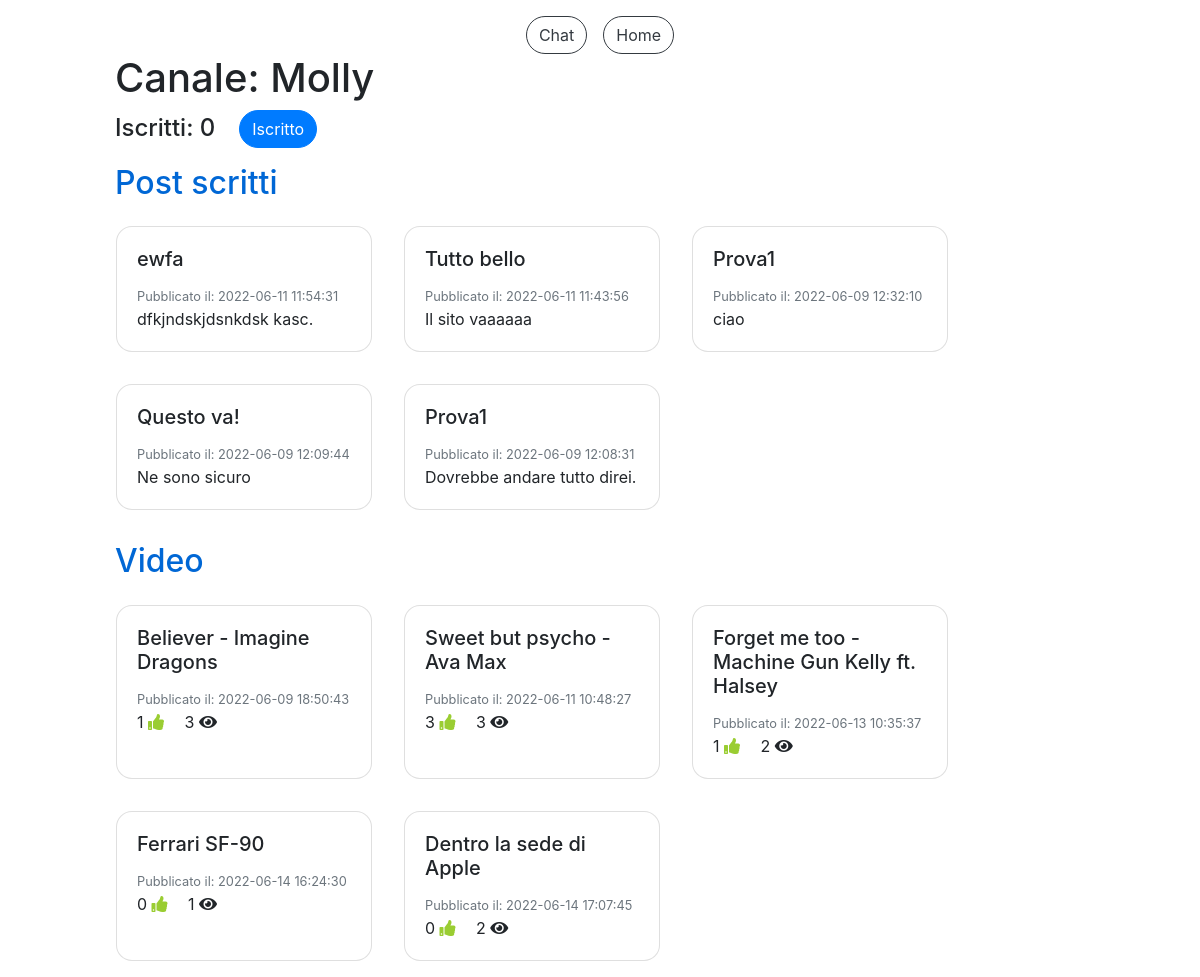
The app's page /canale.php?canale=Molly (signed in), older data.
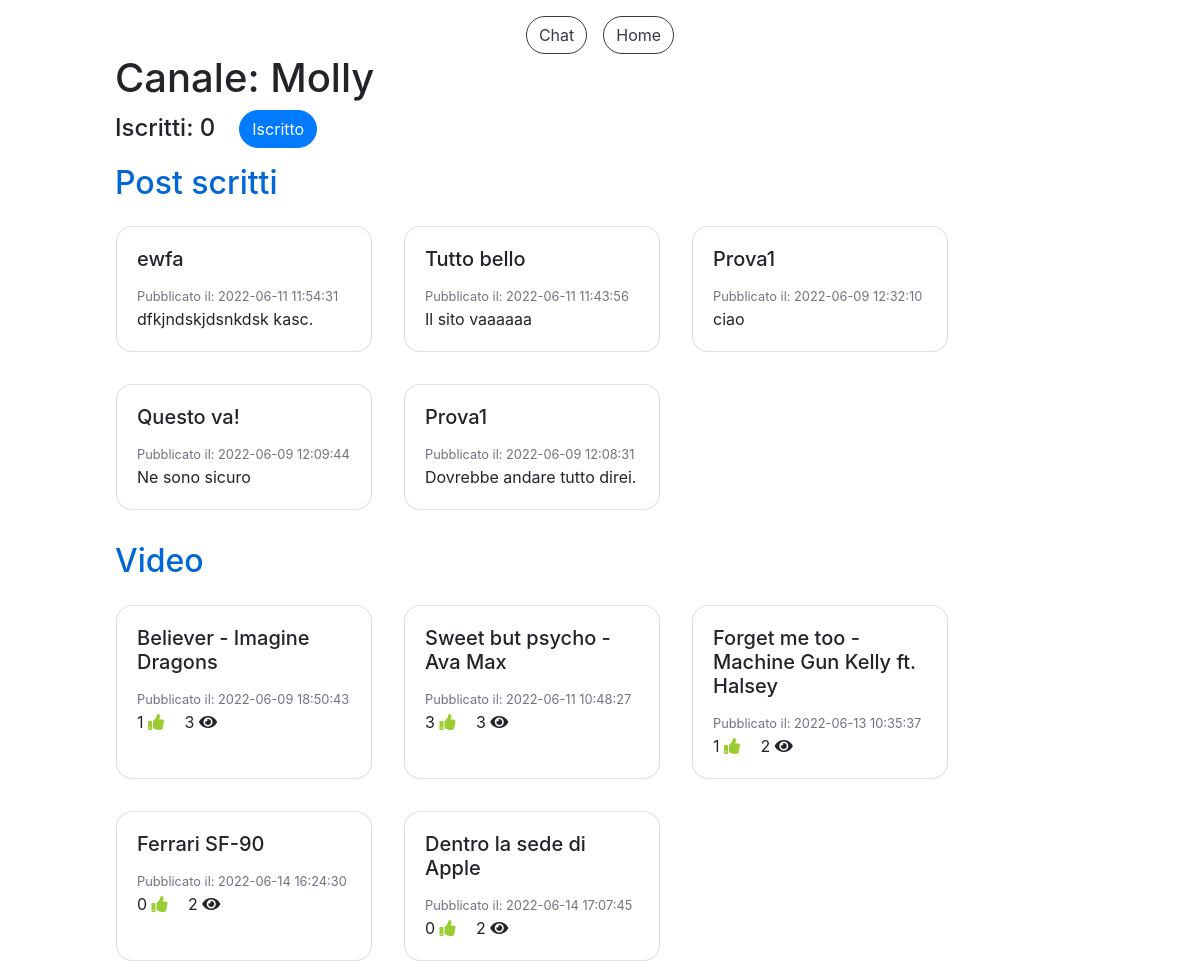
The same page, newer data.
### tables this page shows
CREATE TABLE `video` (
  `IdVideo` int(11) NOT NULL,
  `Titolo` varchar(100) NOT NULL,
  `SorgenteVideo` varchar(300) NOT NULL,
  `DataPubblicazione` datetime NOT NULL DEFAULT current_timestamp(),
  `NumeroLike` int(11) NOT NULL DEFAULT 0,
  `NumeroVisualizzazioni` int(11) NOT NULL DEFAULT 0,
  `IdAccount` int(11) NOT NULL
);

### canale.php (the view, shortened to what this page needs)
<!DOCTYPE html>
<html>
<head>
  <link rel="stylesheet" href="css/style.css">
  <link rel="stylesheet" href="css/custom_style.css">
</head>
<body>
  <?php
    include("check_canale.php");
  ?>
  <div class="container-fluid pt-3">
    <div class="row justify-content-center">
      <?php
        echo '<button type="button" class="btn btn-outline-dark mr-3" onclick="location.href=\'chat.php?username='. $_GET["canale"] .'\'">Chat</button>';
      ?>
      <button type="button" class="btn btn-outline-dark" onclick="location.href='home.php'">Home</button>
    </div>
    <div class="row justify-content-center">
      <div class="col-10">
        <h1>Canale: <?php echo $_GET["canale"]; ?></h1>
        <h4>Iscritti:
        <?php
          $sql="SELECT * FROM Accounts WHERE Username=?";
          $query=$db->prepare($sql);
          $dati=array($_GET["canale"]);
          $query->execute($dati);
          $ris=$query->fetchAll();
          foreach($ris as $row) {
            echo $row["NumeroIscritti"];
            $idCanale=$row["IdAccount"];
          }
          $sql="SELECT * FROM Iscrizioni i WHERE IdCanale=? AND IdIscritto=?";
          $query=$db->prepare($sql);
          $dati=array($idCanale, $_SESSION["loginID"]);
          $query->execute($dati);
          $ris=$query->fetchAll();
          if(count($ris)>0) {
            echo '<button type="button" class="btn btn-primary ml-4" onclick="location.href=\'iscrizione.php?canale='. $_GET["canale"] .'&iscrizione=0\'">Iscritto</button>';
          } else {
            if($row["IdAccount"]!=$_SESSION["loginID"]) {
              echo '<button type="button" class="btn btn-outline-primary ml-4" onclick="location.href=\'iscrizione.php?canale='. $_GET["canale"] .'&iscrizione=1\'">Iscriviti</button>';
            }
          }
        ?>
        </h4>
        <h2 class="titleText mt-3">Post scritti</h2>
        <div class="row">
          <?php
          $sql="SELECT * FROM Post_Scritti s, Accounts a WHERE a.IdAccount=s.IdAccount AND a.Username=? ORDER BY DataPubblicazione DESC";
          $query=$db->prepare($sql);
          $dati=array($_GET["canale"]);
          $query->execute($dati);
          $ris=$query->fetchAll();
          foreach($ris as $row) {
            echo '<div class="card m-3" style="width: 16rem;">
                    <div class="card-body">
                      <h5 class="card-title">'. $row["Titolo"] .'</h5>
                      <p class="card-text">
                        <small class="text-muted">Pubblicato il: '. $row["DataPubblicazione"] .'</small><br>
                        '. $row["TestoPost"] .'<br>
                      </p>
                    </div>
                  </div>';
          }
          ?>
        </div>
        <h2 class="titleText mt-3">Video</h2>
        <div id="postVideo" class="row">
          <?php
          $sql="SELECT * FROM Video v JOIN Accounts a ON v.IdAccount=a.IdAccount WHERE a.Username=?";
          $query=$db->prepare($sql);
          $dati=array($_GET["canale"]);
          $query->execute($dati);
          $ris=$query->fetchAll();
          foreach($ris as $row) {
            $sql="SELECT * FROM Video v, Visualizzazioni vis, Accounts a WHERE v.IdVideo=vis.IdVideo AND a.IdAccount=vis.IdAccount AND vis.IdAccount=? AND vis.IdVideo=?";
            $query=$db->prepare($sql);
            $dati=array($_SESSION["loginID"], $row["IdVideo"]);
            $query->execute($dati);
            $risVis=$query->fetchAll();
            $tempoVis=-1;
            foreach($risVis as $vis) {
              $tempoVis=$vis["TempoVisualizzazione"];
            }
            echo '<div class="card card-video m-3" style="width: 16rem;">
                    <div class="card-body card-video" onclick="location.href=\'video.php?id='. $row["IdVideo"] .'&titolo='. $row["Titolo"] .'&video='. $row["SorgenteVideo"] .'&time='. $tempoVis .'\'">
                      <h5 class="card-title card-video">'. $row["Titolo"] .'</h5>
                      <p class="card-text card-video">
                        <small class="text-muted">Pubblicato il: '. $row["DataPubblicazione"] .'</small><br>
                        '. $row["NumeroLike"] .' <i class="fa fa-thumbs-up mr-3"></i>
                        '. $row["NumeroVisualizzazioni"] .' <i class="fa fa-eye"></i>
                      </p>
                    </div>
                  </div>';
          }
          ?>
        </div>
      </div>
    </div>
  </div>
</body>
</html>

Row changes from the older to the newer data that the page shows:
changed video "Ferrari SF-90": NumeroVisualizzazioni "1" → "2"
